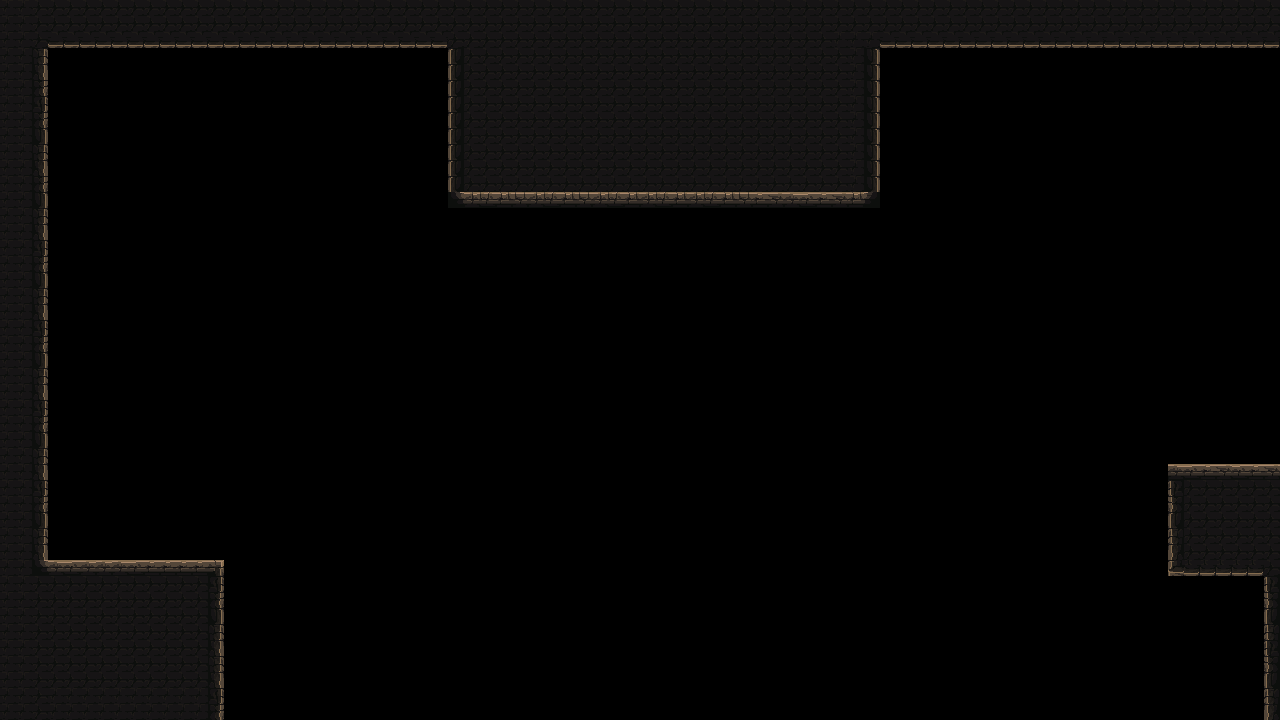

Tiled map render using the project's own tile images. Description and the map definition, with tile-layer contents summarised, below:
An orthogonal 80x45 tile map with 16x16 px tiles, 1 tile layer (platform).

<map version="1.4" tiledversion="1.4.3" orientation="orthogonal" renderorder="right-down" width="80" height="45" tilewidth="16" tileheight="16" infinite="0" nextlayerid="2" nextobjectid="1">
 <tileset firstgid="1" name="mainlevbuild_A" tilewidth="16" tileheight="16" tilecount="4096" columns="64">
  <image source="mainlevbuild_A.png" width="1024" height="1024" />
 </tileset>
 <layer id="1" name="platform" width="80" height="45">
  <data>[3600 cells, 804 non-empty, 26 distinct tile ids]</data>
 </layer>
</map>
